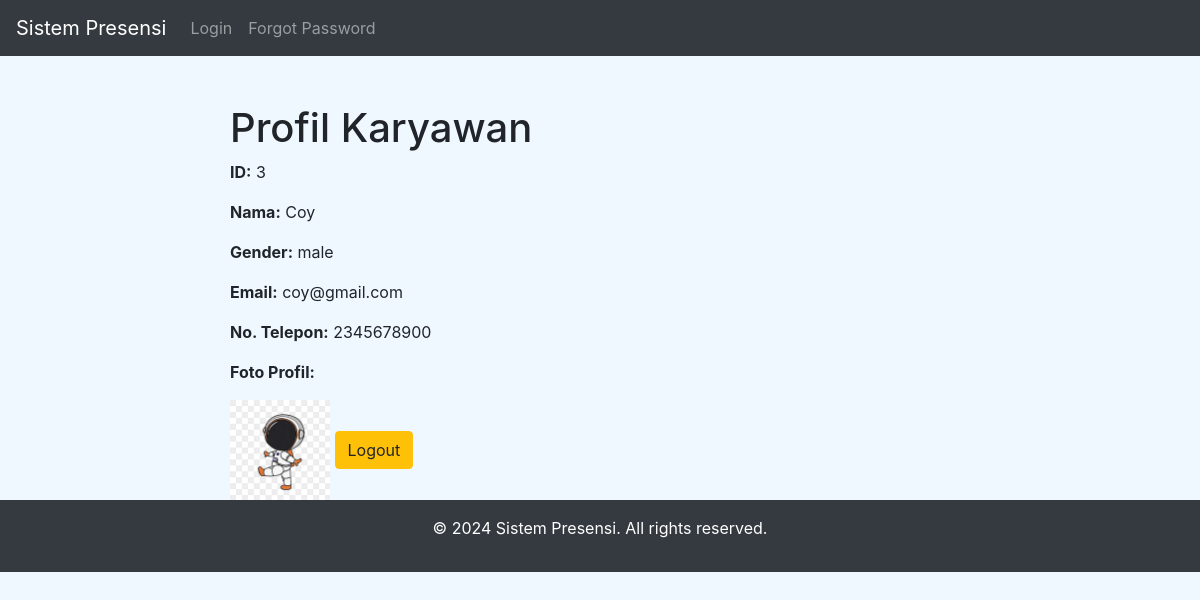
The app's page /employee/profile (signed in) with its own data.
### app/models.py (models this page shows)
class Employee(db.Model):
    __tablename__ = 'employees'
    id = db.Column(db.Integer, primary_key=True, autoincrement=True)
    name = db.Column(db.String(255), nullable=False)
    gender = db.Column(db.String(6), nullable=False)
    photo_profile = db.Column(db.Text)
    email = db.Column(db.String(255), nullable=False, unique=True)
    phone_number = db.Column(db.String(15), nullable=False)
    password = db.Column(db.String(255), nullable=False)
    user_id = db.Column(db.Integer, db.ForeignKey('users.id'), nullable=False)
    user = db.relationship('User', back_populates='employees')
    attendances = db.relationship('Attendance', back_populates='employee', lazy=True, cascade="all, delete-orphan")

### app/routes/employee_routes.py (the view)
@employee_bp.route('/profile')
@login_required
def profile():
    logging.info(f"Profile page accessed by user: {current_user.id}")  # Logging saat mengakses halaman profil
    print(f"Current User ID: {current_user.id}")  # Debug print
    employee = Employee.query.filter_by(user_id=current_user.id).first()
    return render_template('employee/profile.html', employee=employee)

### run.py (called while the page is built)
@app.teardown_appcontext
def shutdown_session(exception=None):
    db.session.remove()  # Pastikan session dibersihkan setelah setiap request

### app/templates/employee/profile.html (shortened to what this page needs)
{% extends "layout.html" %}
{% block content %}
<div class="container mt-5">
    <h1>Profil Karyawan</h1>
    <p><b>ID:</b> {{ employee.id }}</p>
    <p><b>Nama:</b> {{ employee.name }}</p>
    <p><b>Gender:</b> {{ employee.gender }}</p>
    <p><b>Email:</b> {{ employee.email }}</p>
    <p><b>No. Telepon:</b> {{ employee.phone_number }}</p>
    <p><b>Foto Profil:</b></p>
    {% if employee.photo_profile %}
        <img src="{{ url_for('static', filename='uploads/' + employee.photo_profile) }}" alt="Foto Profil" width="100" style="height:auto;">
    {% else %}
        <p>Foto tidak tersedia</p>
    {% endif %}
    <a href="{{ url_for('auth_bp.logout') }}" class="btn btn-warning">Logout</a>
</div>
{% endblock %}

### app/templates/layout.html (style rules this page uses)
body { background-color: #f0f8ff; }
.container { max-width: 800px; margin: 0 auto; }

### records on screen
Employee: id "3", name "Coy", gender "male", email "coy@gmail.com", phone_number "2345678900", photo_profile (picture)
